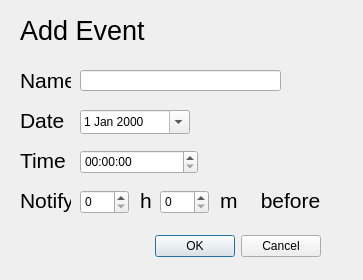
<?xml version="1.0" encoding="UTF-8"?>
<ui version="4.0">
 <class>Event</class>
 <widget class="QDialog" name="Event">
  <property name="geometry">
   <rect>
    <x>0</x>
    <y>0</y>
    <width>363</width>
    <height>280</height>
   </rect>
  </property>
  <property name="windowTitle">
   <string>Dialog</string>
  </property>
  <widget class="QDialogButtonBox" name="buttonBox">
   <property name="geometry">
    <rect>
     <x>20</x>
     <y>230</y>
     <width>301</width>
     <height>32</height>
    </rect>
   </property>
   <property name="focusPolicy">
    <enum>Qt::NoFocus</enum>
   </property>
   <property name="orientation">
    <enum>Qt::Horizontal</enum>
   </property>
   <property name="standardButtons">
    <set>QDialogButtonBox::Cancel|QDialogButtonBox::Ok</set>
   </property>
  </widget>
  <widget class="QLabel" name="eventMainText">
   <property name="geometry">
    <rect>
     <x>20</x>
     <y>10</y>
     <width>281</width>
     <height>41</height>
    </rect>
   </property>
   <property name="font">
    <font>
     <pointsize>20</pointsize>
    </font>
   </property>
   <property name="text">
    <string>Add Event</string>
   </property>
  </widget>
  <widget class="QLabel" name="label_2">
   <property name="geometry">
    <rect>
     <x>20</x>
     <y>60</y>
     <width>51</width>
     <height>41</height>
    </rect>
   </property>
   <property name="font">
    <font>
     <pointsize>16</pointsize>
    </font>
   </property>
   <property name="text">
    <string>Name</string>
   </property>
  </widget>
  <widget class="QLabel" name="label_3">
   <property name="geometry">
    <rect>
     <x>20</x>
     <y>140</y>
     <width>51</width>
     <height>41</height>
    </rect>
   </property>
   <property name="font">
    <font>
     <pointsize>16</pointsize>
    </font>
   </property>
   <property name="text">
    <string>Time</string>
   </property>
  </widget>
  <widget class="QLineEdit" name="eventName">
   <property name="geometry">
    <rect>
     <x>80</x>
     <y>70</y>
     <width>201</width>
     <height>21</height>
    </rect>
   </property>
  </widget>
  <widget class="QLabel" name="label_4">
   <property name="geometry">
    <rect>
     <x>20</x>
     <y>100</y>
     <width>51</width>
     <height>41</height>
    </rect>
   </property>
   <property name="font">
    <font>
     <pointsize>16</pointsize>
    </font>
   </property>
   <property name="text">
    <string>Date</string>
   </property>
  </widget>
  <widget class="QDateEdit" name="eventDateEdit">
   <property name="geometry">
    <rect>
     <x>80</x>
     <y>110</y>
     <width>110</width>
     <height>24</height>
    </rect>
   </property>
   <property name="focusPolicy">
    <enum>Qt::NoFocus</enum>
   </property>
   <property name="calendarPopup">
    <bool>true</bool>
   </property>
   <property name="currentSectionIndex">
    <number>0</number>
   </property>
  </widget>
  <widget class="QTimeEdit" name="eventTimeEdit">
   <property name="geometry">
    <rect>
     <x>80</x>
     <y>150</y>
     <width>118</width>
     <height>24</height>
    </rect>
   </property>
   <property name="calendarPopup">
    <bool>true</bool>
   </property>
  </widget>
  <widget class="QLabel" name="label_5">
   <property name="geometry">
    <rect>
     <x>20</x>
     <y>180</y>
     <width>51</width>
     <height>41</height>
    </rect>
   </property>
   <property name="font">
    <font>
     <pointsize>16</pointsize>
    </font>
   </property>
   <property name="text">
    <string>Notify</string>
   </property>
  </widget>
  <widget class="QSpinBox" name="notifyH">
   <property name="geometry">
    <rect>
     <x>80</x>
     <y>190</y>
     <width>49</width>
     <height>24</height>
    </rect>
   </property>
  </widget>
  <widget class="QSpinBox" name="notifyM">
   <property name="geometry">
    <rect>
     <x>160</x>
     <y>190</y>
     <width>49</width>
     <height>24</height>
    </rect>
   </property>
  </widget>
  <widget class="QLabel" name="label_6">
   <property name="geometry">
    <rect>
     <x>140</x>
     <y>180</y>
     <width>16</width>
     <height>41</height>
    </rect>
   </property>
   <property name="font">
    <font>
     <pointsize>16</pointsize>
    </font>
   </property>
   <property name="text">
    <string>h</string>
   </property>
  </widget>
  <widget class="QLabel" name="label_7">
   <property name="geometry">
    <rect>
     <x>220</x>
     <y>180</y>
     <width>111</width>
     <height>41</height>
    </rect>
   </property>
   <property name="font">
    <font>
     <pointsize>16</pointsize>
    </font>
   </property>
   <property name="text">
    <string>m    before</string>
   </property>
  </widget>
 </widget>
 <resources/>
 <connections>
  <connection>
   <sender>buttonBox</sender>
   <signal>accepted()</signal>
   <receiver>Event</receiver>
   <slot>accept()</slot>
   <hints>
    <hint type="sourcelabel">
     <x>248</x>
     <y>254</y>
    </hint>
    <hint type="destinationlabel">
     <x>157</x>
     <y>274</y>
    </hint>
   </hints>
  </connection>
  <connection>
   <sender>buttonBox</sender>
   <signal>rejected()</signal>
   <receiver>Event</receiver>
   <slot>reject()</slot>
   <hints>
    <hint type="sourcelabel">
     <x>316</x>
     <y>260</y>
    </hint>
    <hint type="destinationlabel">
     <x>286</x>
     <y>274</y>
    </hint>
   </hints>
  </connection>
 </connections>
</ui>
